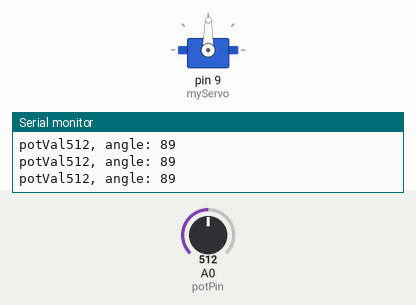
This sketch was run on a simulated Arduino Uno, built with avr-gcc and run on an emulated ATmega328P. On the bench: servo, the last lines printed to the serial monitor. The test bench sets the inputs (shaded band); at power-on: A0 (potPin) = 512.

Above: at 1.2 s.
1.3 s: A0 (potPin) set to 555
At 2.0 s:
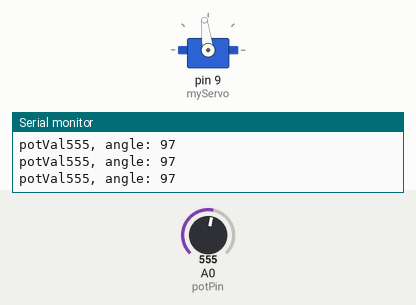
2.8 s: A0 (potPin) set to 587
At 3.9 s:
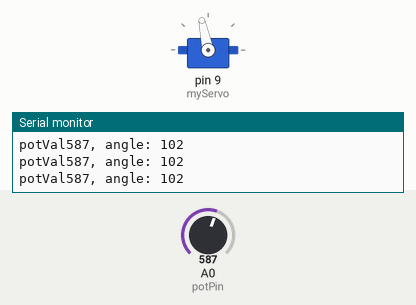
4.3 s: A0 (potPin) set to 306
At 5.3 s:
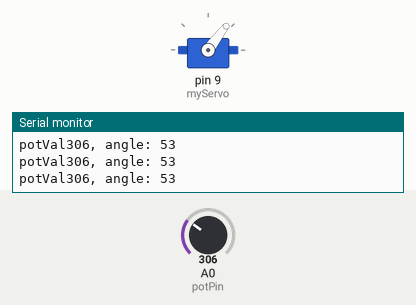
5.8 s: A0 (potPin) set to 104
At 7.0 s:
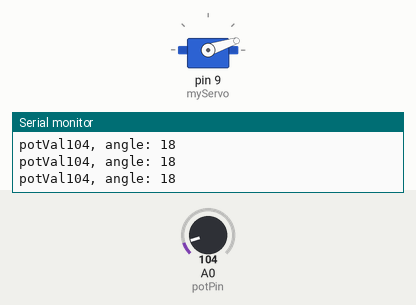
7.3 s: A0 (potPin) set to 93
At 8.6 s:
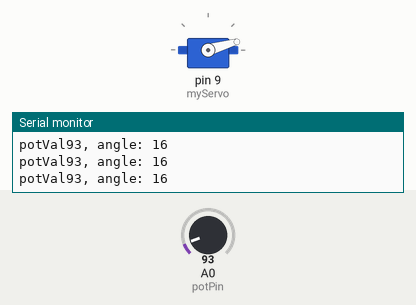
10.3 s: A0 (potPin) set to 122
At 10.7 s:
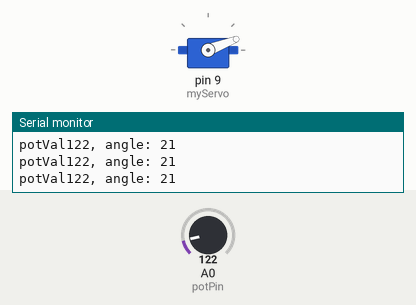
Timing chart, 0 to 12.8 s (numbered marks = the images above; inputs shaded):
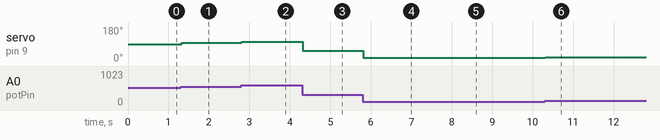

Measured:
- after the input at 1.3 s, servo on pin 9 (myServo): 89° → 97° at once
- after the input at 2.8 s, servo on pin 9 (myServo): 97° → 102° at once
- after the input at 4.3 s, servo on pin 9 (myServo): 102° → 53° at once
- after the input at 5.8 s, servo on pin 9 (myServo): 53° → 18° at once
- after the input at 7.3 s, servo on pin 9 (myServo): 18° → 16° at once
- after the input at 10.3 s, servo on pin 9 (myServo): 16° → 21° at once

The sketch:

proyecto05_IndicadorEstadoDeAnimo.ino
```cpp
/*  Project 5 - Indicador estado de animo
 * --------------
 *
 *
 * 2018, CFTIC
 * @author: Juan Pedro Lopez
 * @hardware: Juan Pedro Lopez
 */

// incluir la biblioteca servo
#include <Servo.h>

Servo myServo; // crear un objeto servo
int const potPin = A0; // pin analógico usado para conectar el potenciómetro
int potVal;  // variable para leer el valor del pin analógico
int angle; // variable para mantener el ángulo para el servomotor

void setup() {
 myServo.attach(9); // une el servo en el pin 9 al objeto servo
 Serial.begin(9600); // abre una conexión serial a tu computadora
}

void loop() {
 potVal = analogRead(potPin); // lee el valor del potenciómetro
 // imprimir el valor en el monitor de serie
 Serial.print("potVal");
 Serial.print(potVal);

// escala los números del giro
 angle = map(potVal, 0, 1023, 0, 179);

// imprimir el ángulo para el servomotor
 Serial.print(", angle: ");
 Serial.println(angle);

// establecer la posición del servo
 myServo.write(angle);

// espera a que llegue el servo
 delay(15);
}
```
